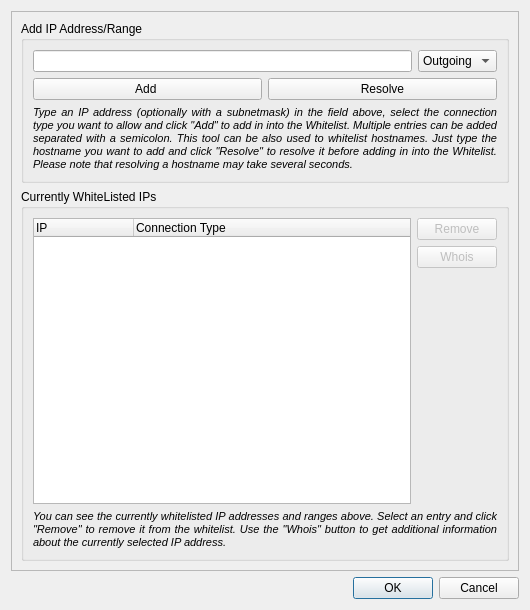
<ui version="4.0" >
 <class>IpWhiteListDialog</class>
 <widget class="QDialog" name="IpWhiteListDialog" >
  <property name="windowModality" >
   <enum>Qt::ApplicationModal</enum>
  </property>
  <property name="geometry" >
   <rect>
    <x>0</x>
    <y>0</y>
    <width>530</width>
    <height>610</height>
   </rect>
  </property>
  <property name="minimumSize" >
   <size>
    <width>430</width>
    <height>535</height>
   </size>
  </property>
  <property name="windowTitle" >
   <string>Whitelist IPs</string>
  </property>
  <property name="windowIcon" >
   <iconset resource="../images/images.qrc" >:/images/pgl-gui.png</iconset>
  </property>
  <layout class="QVBoxLayout" >
   <item>
    <widget class="QFrame" name="frame" >
     <property name="frameShape" >
      <enum>QFrame::StyledPanel</enum>
     </property>
     <property name="frameShadow" >
      <enum>QFrame::Raised</enum>
     </property>
     <layout class="QVBoxLayout" >
      <item>
       <widget class="QGroupBox" name="groupBox" >
        <property name="title" >
         <string>Add IP Address/Range</string>
        </property>
        <layout class="QVBoxLayout" >
         <item>
          <layout class="QHBoxLayout" >
           <item>
            <widget class="QLineEdit" name="m_AddEdit" />
           </item>
           <item>
            <widget class="QComboBox" name="m_AddTypeCombo" >
             <item>
              <property name="text" >
               <string>Outgoing</string>
              </property>
             </item>
             <item>
              <property name="text" >
               <string>Incoming</string>
              </property>
             </item>
             <item>
              <property name="text" >
               <string>Forward</string>
              </property>
             </item>
            </widget>
           </item>
          </layout>
         </item>
         <item>
          <layout class="QHBoxLayout" >
           <item>
            <widget class="QPushButton" name="m_AddButton" >
             <property name="text" >
              <string>Add </string>
             </property>
            </widget>
           </item>
           <item>
            <widget class="QPushButton" name="m_ResolveButton" >
             <property name="text" >
              <string>Resolve</string>
             </property>
            </widget>
           </item>
          </layout>
         </item>
         <item>
          <widget class="QLabel" name="label" >
           <property name="font" >
            <font>
             <pointsize>8</pointsize>
             <italic>true</italic>
            </font>
           </property>
           <property name="text" >
            <string>Type an IP address (optionally with a subnetmask) in the field above, select the connection type you want to allow and click "Add" to add in into the Whitelist. Multiple entries can be added separated with a semicolon. This tool can be also used to whitelist hostnames. Just type the hostname you want to add and click "Resolve" to resolve it before adding in into the Whitelist. Please note that resolving a hostname may take several seconds.</string>
           </property>
           <property name="alignment" >
            <set>Qt::AlignJustify|Qt::AlignVCenter</set>
           </property>
           <property name="wordWrap" >
            <bool>true</bool>
           </property>
          </widget>
         </item>
        </layout>
       </widget>
      </item>
      <item>
       <widget class="QGroupBox" name="groupBox_3" >
        <property name="title" >
         <string>Currently WhiteListed IPs</string>
        </property>
        <layout class="QVBoxLayout" >
         <item>
          <layout class="QHBoxLayout" >
           <item>
            <widget class="QTreeWidget" name="m_WhiteTreeWidget" >
             <property name="autoExpandDelay" >
              <number>-1</number>
             </property>
             <property name="rootIsDecorated" >
              <bool>false</bool>
             </property>
             <property name="uniformRowHeights" >
              <bool>true</bool>
             </property>
             <property name="wordWrap" >
              <bool>false</bool>
             </property>
             <column>
              <property name="text" >
               <string>IP</string>
              </property>
             </column>
             <column>
              <property name="text" >
               <string>Connection Type</string>
              </property>
             </column>
            </widget>
           </item>
           <item>
            <layout class="QVBoxLayout" >
             <item>
              <widget class="QPushButton" name="m_RemoveButton" >
               <property name="enabled" >
                <bool>false</bool>
               </property>
               <property name="text" >
                <string>Remove</string>
               </property>
              </widget>
             </item>
             <item>
              <widget class="QPushButton" name="m_WhoisButton" >
               <property name="enabled" >
                <bool>false</bool>
               </property>
               <property name="text" >
                <string>Whois</string>
               </property>
              </widget>
             </item>
             <item>
              <spacer>
               <property name="orientation" >
                <enum>Qt::Vertical</enum>
               </property>
               <property name="sizeHint" >
                <size>
                 <width>20</width>
                 <height>40</height>
                </size>
               </property>
              </spacer>
             </item>
            </layout>
           </item>
          </layout>
         </item>
         <item>
          <widget class="QLabel" name="m_HelpTextLabel" >
           <property name="font" >
            <font>
             <pointsize>8</pointsize>
             <italic>true</italic>
            </font>
           </property>
           <property name="text" >
            <string>You can see the currently whitelisted IP addresses and ranges above. Select an entry and click "Remove" to remove it from the whitelist. Use the "Whois" button to get additional information about the currently selected IP address.</string>
           </property>
           <property name="alignment" >
            <set>Qt::AlignJustify|Qt::AlignVCenter</set>
           </property>
           <property name="wordWrap" >
            <bool>true</bool>
           </property>
          </widget>
         </item>
        </layout>
       </widget>
      </item>
     </layout>
    </widget>
   </item>
   <item>
    <widget class="QDialogButtonBox" name="buttonBox" >
     <property name="orientation" >
      <enum>Qt::Horizontal</enum>
     </property>
     <property name="standardButtons" >
      <set>QDialogButtonBox::Cancel|QDialogButtonBox::NoButton|QDialogButtonBox::Ok</set>
     </property>
    </widget>
   </item>
  </layout>
 </widget>
 <resources>
  <include location="../images/images.qrc" />
 </resources>
 <connections>
  <connection>
   <sender>buttonBox</sender>
   <signal>accepted()</signal>
   <receiver>IpWhiteListDialog</receiver>
   <slot>accept()</slot>
   <hints>
    <hint type="sourcelabel" >
     <x>248</x>
     <y>254</y>
    </hint>
    <hint type="destinationlabel" >
     <x>157</x>
     <y>274</y>
    </hint>
   </hints>
  </connection>
  <connection>
   <sender>buttonBox</sender>
   <signal>rejected()</signal>
   <receiver>IpWhiteListDialog</receiver>
   <slot>reject()</slot>
   <hints>
    <hint type="sourcelabel" >
     <x>316</x>
     <y>260</y>
    </hint>
    <hint type="destinationlabel" >
     <x>286</x>
     <y>274</y>
    </hint>
   </hints>
  </connection>
 </connections>
</ui>
